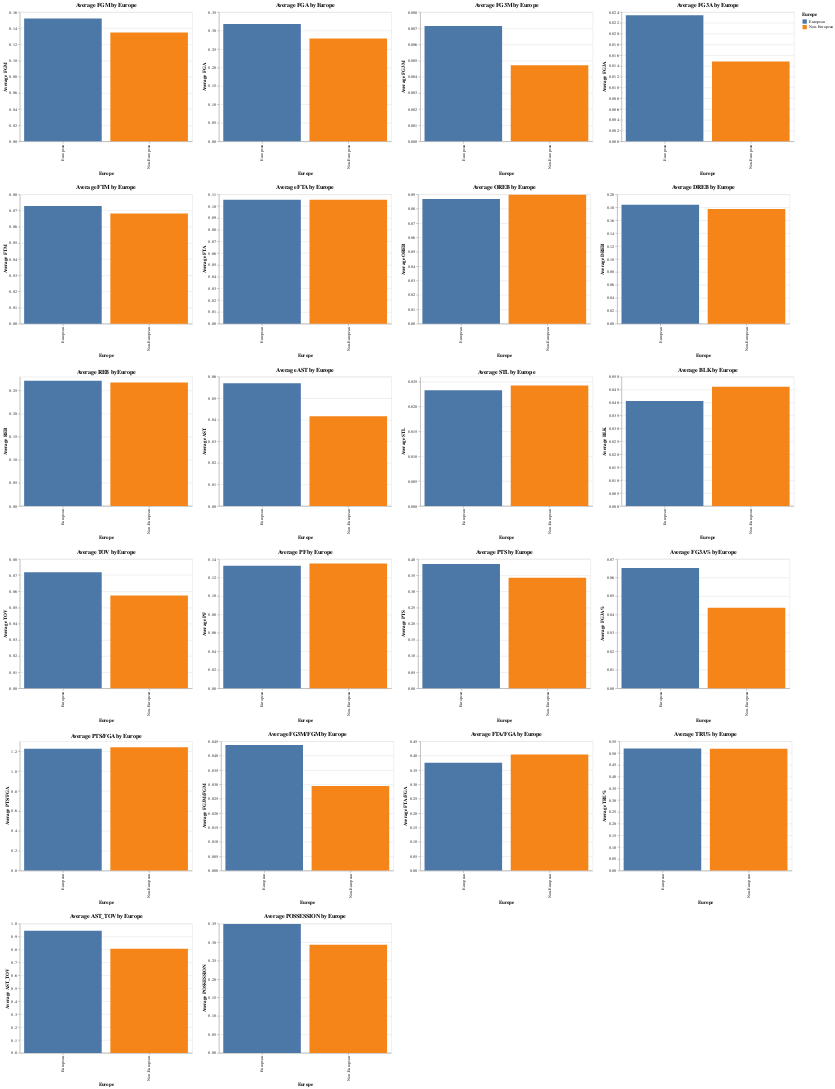

This figure's notebook cell:
### Code cell
import altair as alt
import pandas as pd
import altair_saver


# Annahme: Sie haben zwei DataFrames: data_per_min_europe_regular und data_per_min_usa_regular

# Fügen Sie eine neue Spalte hinzu, um anzuzeigen, ob der Spieler Europäer ist oder nicht
europe_C_regular['Europe'] = 'European'
non_europe_C_regular['Europe'] = 'Non-European'

# Kombinieren Sie die beiden DataFrames
combined_df = pd.concat([europe_C_regular, non_europe_C_regular])

# Liste der Metriken, die geplottet werden sollen
metrics = ['FGM', 'FGA', 'FG3M', 'FG3A', 'FTM', 'FTA', 
           'OREB', 'DREB', 'REB', 'AST', 'STL', 'BLK', 'TOV', 
           'PF', 'PTS', 'FG3A%', 'PTS/FGA', 'FG3M/FGM', 'FTA/FGA', 
           'TRU%', 'AST_TOV', 'POSSESSION']

# Liste zum Speichern der Diagramme
charts = []

# Einen Bruchteil des kombinierten DataFrame auswählen
sampled_df = combined_df.sample(frac=0.5)  # Passen Sie den Bruchteil bei Bedarf an

# Für jede Metrik ein gruppiertes Balkendiagramm erstellen und die Diagramme in eine Liste speichern
for metric in metrics:
    chart = alt.Chart(sampled_df).mark_bar().encode(
        x=alt.X('Europe:N', title='Europe'),
        y=alt.Y(f'mean({metric}):Q', title=f'Average {metric}'),
        color=alt.Color('Europe:N', legend=alt.Legend(title='Europe'))
    ).properties(
        title=f'Average {metric} by Europe',
        width=400,
        height=300
    )
    charts.append(chart)

# Diagramme in sechs Zeilen stapeln
alt_row = alt.vconcat(*[alt.hconcat(*charts[i:i+4]) for i in range(0, len(charts), 4)])

# Die Diagramme anzeigen
alt_row

### Figure 1 — Vega-Lite specification as saved in the notebook (floating-point values rounded to 4 significant figures; data arrays with more than 128 entries replaced by an {"elided": "..."} marker saying what was removed)
{"config": {"view": {"continuousWidth": 300, "continuousHeight": 300}}, "vconcat": [{"hconcat": [{"mark": {"type": "bar"}, "encoding": {"color": {"field": "Europe", "legend": {"title": "Europe"}, "type": "nominal"}, "x": {"field": "Europe", "title": "Europe", "type": "nominal"}, "y": {"aggregate": "mean", "field": "FGM", "title": "Average FGM", "type": "quantitative"}}, "height": 300, "title": "Average FGM by Europe", "width": 400}, {"mark": {"type": "bar"}, "encoding": {"color": {"field": "Europe", "legend": {"title": "Europe"}, "type": "nominal"}, "x": {"field": "Europe", "title": "Europe", "type": "nominal"}, "y": {"aggregate": "mean", "field": "FGA", "title": "Average FGA", "type": "quantitative"}}, "height": 300, "title": "Average FGA by Europe", "width": 400}, {"mark": {"type": "bar"}, "encoding": {"color": {"field": "Europe", "legend": {"title": "Europe"}, "type": "nominal"}, "x": {"field": "Europe", "title": "Europe", "type": "nominal"}, "y": {"aggregate": "mean", "field": "FG3M", "title": "Average FG3M", "type": "quantitative"}}, "height": 300, "title": "Average FG3M by Europe", "width": 400}, {"mark": {"type": "bar"}, "encoding": {"color": {"field": "Europe", "legend": {"title": "Europe"}, "type": "nominal"}, "x": {"field": "Europe", "title": "Europe", "type": "nominal"}, "y": {"aggregate": "mean", "field": "FG3A", "title": "Average FG3A", "type": "quantitative"}}, "height": 300, "title": "Average FG3A by Europe", "width": 400}]}, {"hconcat": [{"mark": {"type": "bar"}, "encoding": {"color": {"field": "Europe", "legend": {"title": "Europe"}, "type": "nominal"}, "x": {"field": "Europe", "title": "Europe", "type": "nominal"}, "y": {"aggregate": "mean", "field": "FTM", "title": "Average FTM", "type": "quantitative"}}, "height": 300, "title": "Average FTM by Europe", "width": 400}, {"mark": {"type": "bar"}, "encoding": {"color": {"field": "Europe", "legend": {"title": "Europe"}, "type": "nominal"}, "x": {"field": "Europe", "title": "Europe", "type": "nominal"}, "y": {"aggregate": "mean", "field": "FTA", "title": "Average FTA", "type": "quantitative"}}, "height": 300, "title": "Average FTA by Europe", "width": 400}, {"mark": {"type": "bar"}, "encoding": {"color": {"field": "Europe", "legend": {"title": "Europe"}, "type": "nominal"}, "x": {"field": "Europe", "title": "Europe", "type": "nominal"}, "y": {"aggregate": "mean", "field": "OREB", "title": "Average OREB", "type": "quantitative"}}, "height": 300, "title": "Average OREB by Europe", "width": 400}, {"mark": {"type": "bar"}, "encoding": {"color": {"field": "Europe", "legend": {"title": "Europe"}, "type": "nominal"}, "x": {"field": "Europe", "title": "Europe", "type": "nominal"}, "y": {"aggregate": "mean", "field": "DREB", "title": "Average DREB", "type": "quantitative"}}, "height": 300, "title": "Average DREB by Europe", "width": 400}]}, {"hconcat": [{"mark": {"type": "bar"}, "encoding": {"color": {"field": "Europe", "legend": {"title": "Europe"}, "type": "nominal"}, "x": {"field": "Europe", "title": "Europe", "type": "nominal"}, "y": {"aggregate": "mean", "field": "REB", "title": "Average REB", "type": "quantitative"}}, "height": 300, "title": "Average REB by Europe", "width": 400}, {"mark": {"type": "bar"}, "encoding": {"color": {"field": "Europe", "legend": {"title": "Europe"}, "type": "nominal"}, "x": {"field": "Europe", "title": "Europe", "type": "nominal"}, "y": {"aggregate": "mean", "field": "AST", "title": "Average AST", "type": "quantitative"}}, "height": 300, "title": "Average AST by Europe", "width": 400}, {"mark": {"type": "bar"}, "encoding": {"color": {"field": "Europe", "legend": {"title": "Europe"}, "type": "nominal"}, "x": {"field": "Europe", "title": "Europe", "type": "nominal"}, "y": {"aggregate": "mean", "field": "STL", "title": "Average STL", "type": "quantitative"}}, "height": 300, "title": "Average STL by Europe", "width": 400}, {"mark": {"type": "bar"}, "encoding": {"color": {"field": "Europe", "legend": {"title": "Europe"}, "type": "nominal"}, "x": {"field": "Europe", "title": "Europe", "type": "nominal"}, "y": {"aggregate": "mean", "field": "BLK", "title": "Average BLK", "type": "quantitative"}}, "height": 300, "title": "Average BLK by Europe", "width": 400}]}, {"hconcat": [{"mark": {"type": "bar"}, "encoding": {"color": {"field": "Europe", "legend": {"title": "Europe"}, "type": "nominal"}, "x": {"field": "Europe", "title": "Europe", "type": "nominal"}, "y": {"aggregate": "mean", "field": "TOV", "title": "Average TOV", "type": "quantitative"}}, "height": 300, "title": "Average TOV by Europe", "width": 400}, {"mark": {"type": "bar"}, "encoding": {"color": {"field": "Europe", "legend": {"title": "Europe"}, "type": "nominal"}, "x": {"field": "Europe", "title": "Europe", "type": "nominal"}, "y": {"aggregate": "mean", "field": "PF", "title": "Average PF", "type": "quantitative"}}, "height": 300, "title": "Average PF by Europe", "width": 400}, {"mark": {"type": "bar"}, "encoding": {"color": {"field": "Europe", "legend": {"title": "Europe"}, "type": "nominal"}, "x": {"field": "Europe", "title": "Europe", "type": "nominal"}, "y": {"aggregate": "mean", "field": "PTS", "title": "Average PTS", "type": "quantitative"}}, "height": 300, "title": "Average PTS by Europe", "width": 400}, {"mark": {"type": "bar"}, "encoding": {"color": {"field": "Europe", "legend": {"title": "Europe"}, "type": "nominal"}, "x": {"field": "Europe", "title": "Europe", "type": "nominal"}, "y": {"aggregate": "mean", "field": "FG3A%", "title": "Average FG3A%", "type": "quantitative"}}, "height": 300, "title": "Average FG3A% by Europe", "width": 400}]}, {"hconcat": [{"mark": {"type": "bar"}, "encoding": {"color": {"field": "Europe", "legend": {"title": "Europe"}, "type": "nominal"}, "x": {"field": "Europe", "title": "Europe", "type": "nominal"}, "y": {"aggregate": "mean", "field": "PTS/FGA", "title": "Average PTS/FGA", "type": "quantitative"}}, "height": 300, "title": "Average PTS/FGA by Europe", "width": 400}, {"mark": {"type": "bar"}, "encoding": {"color": {"field": "Europe", "legend": {"title": "Europe"}, "type": "nominal"}, "x": {"field": "Europe", "title": "Europe", "type": "nominal"}, "y": {"aggregate": "mean", "field": "FG3M/FGM", "title": "Average FG3M/FGM", "type": "quantitative"}}, "height": 300, "title": "Average FG3M/FGM by Europe", "width": 400}, {"mark": {"type": "bar"}, "encoding": {"color": {"field": "Europe", "legend": {"title": "Europe"}, "type": "nominal"}, "x": {"field": "Europe", "title": "Europe", "type": "nominal"}, "y": {"aggregate": "mean", "field": "FTA/FGA", "title": "Average FTA/FGA", "type": "quantitative"}}, "height": 300, "title": "Average FTA/FGA by Europe", "width": 400}, {"mark": {"type": "bar"}, "encoding": {"color": {"field": "Europe", "legend": {"title": "Europe"}, "type": "nominal"}, "x": {"field": "Europe", "title": "Europe", "type": "nominal"}, "y": {"aggregate": "mean", "field": "TRU%", "title": "Average TRU%", "type": "quantitative"}}, "height": 300, "title": "Average TRU% by Europe", "width": 400}]}, {"hconcat": [{"mark": {"type": "bar"}, "encoding": {"color": {"field": "Europe", "legend": {"title": "Europe"}, "type": "nominal"}, "x": {"field": "Europe", "title": "Europe", "type": "nominal"}, "y": {"aggregate": "mean", "field": "AST_TOV", "title": "Average AST_TOV", "type": "quantitative"}}, "height": 300, "title": "Average AST_TOV by Europe", "width": 400}, {"mark": {"type": "bar"}, "encoding": {"color": {"field": "Europe", "legend": {"title": "Europe"}, "type": "nominal"}, "x": {"field": "Europe", "title": "Europe", "type": "nominal"}, "y": {"aggregate": "mean", "field": "POSSESSION", "title": "Average POSSESSION", "type": "quantitative"}}, "height": 300, "title": "Average POSSESSION by Europe", "width": 400}]}], "data": {"name": "data-4db3e8b6ea3c57d0cb19e9285c581868"}, "$schema": "https://vega.github.io/schema/vega-lite/v5.8.0.json", "datasets": {"data-4db3e8b6ea3c57d0cb19e9285c581868": {"elided": "1159 records"}}}
